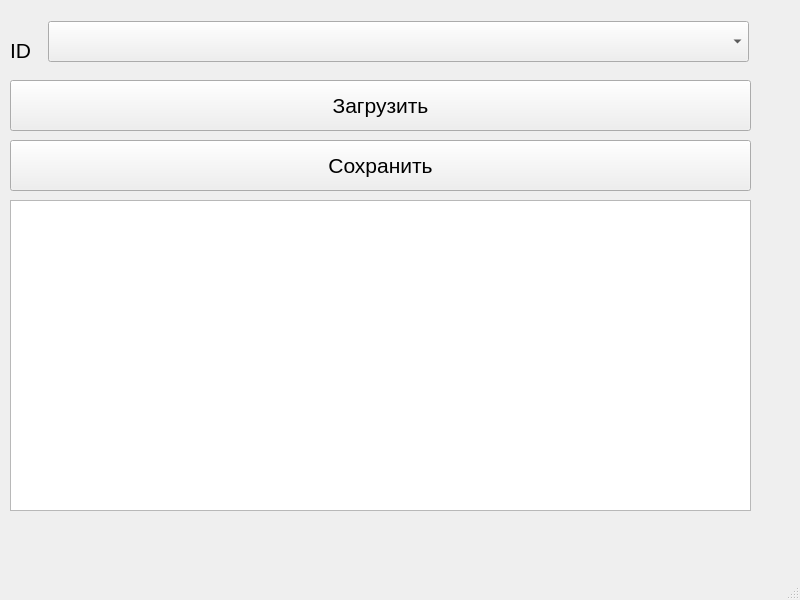
<?xml version="1.0" encoding="UTF-8"?>
<ui version="4.0">
 <class>MainWindow</class>
 <widget class="QMainWindow" name="MainWindow">
  <property name="geometry">
   <rect>
    <x>0</x>
    <y>0</y>
    <width>800</width>
    <height>600</height>
   </rect>
  </property>
  <property name="windowTitle">
   <string>Изменяем что-то в бд</string>
  </property>
  <widget class="QWidget" name="centralwidget">
   <widget class="QLabel" name="label">
    <property name="geometry">
     <rect>
      <x>10</x>
      <y>20</y>
      <width>51</width>
      <height>61</height>
     </rect>
    </property>
    <property name="font">
     <font>
      <pointsize>16</pointsize>
     </font>
    </property>
    <property name="text">
     <string>ID</string>
    </property>
   </widget>
   <widget class="QPushButton" name="loadButton">
    <property name="geometry">
     <rect>
      <x>10</x>
      <y>80</y>
      <width>741</width>
      <height>51</height>
     </rect>
    </property>
    <property name="font">
     <font>
      <pointsize>16</pointsize>
     </font>
    </property>
    <property name="text">
     <string>Загрузить</string>
    </property>
   </widget>
   <widget class="QPushButton" name="saveButton">
    <property name="geometry">
     <rect>
      <x>10</x>
      <y>140</y>
      <width>741</width>
      <height>51</height>
     </rect>
    </property>
    <property name="font">
     <font>
      <pointsize>16</pointsize>
     </font>
    </property>
    <property name="text">
     <string>Сохранить</string>
    </property>
   </widget>
   <widget class="QTableWidget" name="tableWidget">
    <property name="geometry">
     <rect>
      <x>10</x>
      <y>200</y>
      <width>741</width>
      <height>311</height>
     </rect>
    </property>
   </widget>
   <widget class="QComboBox" name="idBox">
    <property name="geometry">
     <rect>
      <x>48</x>
      <y>21</y>
      <width>701</width>
      <height>41</height>
     </rect>
    </property>
    <property name="font">
     <font>
      <pointsize>14</pointsize>
     </font>
    </property>
   </widget>
  </widget>
  <widget class="QMenuBar" name="menubar">
   <property name="geometry">
    <rect>
     <x>0</x>
     <y>0</y>
     <width>800</width>
     <height>21</height>
    </rect>
   </property>
  </widget>
  <widget class="QStatusBar" name="statusbar"/>
 </widget>
 <resources/>
 <connections/>
</ui>
